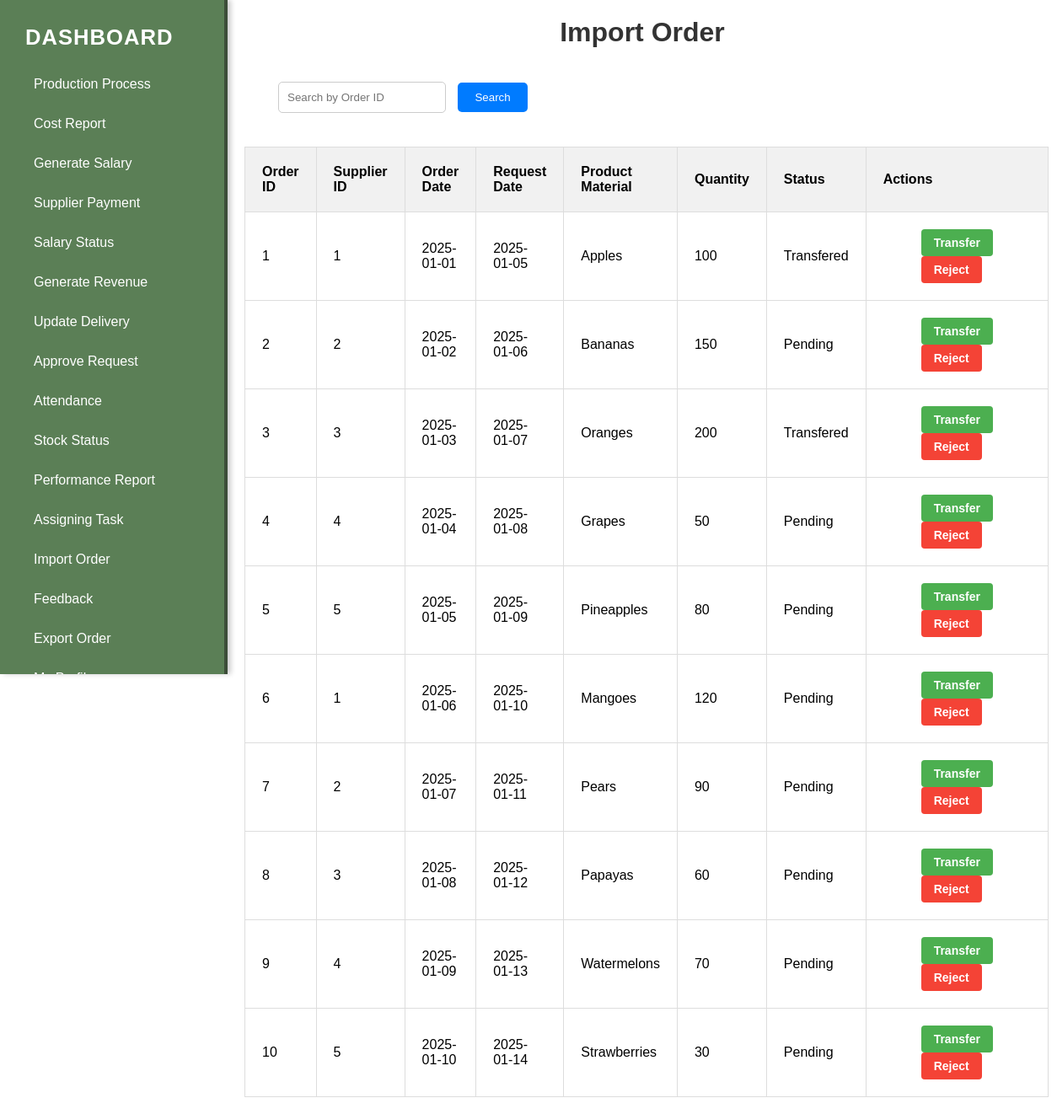
Page /faimportorder.php on the committed database.
### tables this page shows
CREATE TABLE `genorder` (
  `oid` int(11) NOT NULL,
  `suid` varchar(20) NOT NULL,
  `odate` date NOT NULL,
  `rdate` date NOT NULL,
  `pmatirial` varchar(30) NOT NULL,
  `quantity` int(10) NOT NULL,
  `status` varchar(10) NOT NULL
);

### faimportorder.php (the view, shortened to what this page needs)
<!DOCTYPE html>
<html lang="en">
<head>
    <link rel="stylesheet" href="faimportorder.css">
</head>
<body>
    <aside class="sidebar">
        <div class="logo">Dashboard</div>
        <ul class="menu">
        <li><a href="pprocess.php">Production Process</a></li>
            <li><a href="viewcostreport1.html">Cost Report</a></li>
            <li><a href="gensalary.php">Generate Salary</a></li>
            <li><a href="facviewpay.php">Supplier Payment</a></li>
            <li><a href="salarystatus.php">Salary Status</a></li>
            <li><a href="grevenue.php">Generate Revenue</a></li>
            <li><a href="updatedelivery.php">Update Delivery</a></li>
            <li><a href="facmaapprove.php">Approve Request</a></li>
            <li><a href="attendance.php">Attendance</a></li>
            <li><a href="stockstatus.html">Stock Status</a></li>
            <li><a href="performancereport.html">Performance Report</a></li>
            <li><a href="assign-task.html">Assigning Task</a></li>
            <li><a href="faimportorder.php">Import Order</a></li>
            <li><a href="viewfeedback.php">Feedback</a></li>
            <li><a href="facexportorder.html">Export Order</a></li>
            <li><a href="profile.html">My Profile</a></li>
        </ul>
    </aside>
    <main>
        <h1>Import Order</h1>
        <form method="get">
            <input type="text" name="search" placeholder="Search by Order ID">
            <input type="submit" value="Search">
        </form>
        <table>
            <thead>
                <tr>
                    <th>Order ID</th>
                    <th>Supplier ID</th>
                    <th>Order Date</th>
                    <th>Request Date</th>
                    <th>Product Material</th>
                    <th>Quantity</th>
                    <th>Status</th>
                    <th>Actions</th>
                </tr>
            </thead>
            <tbody>
                <?php
                include('conf.php');
                $sql = "SELECT * FROM genorder";
                $result = $conn->query($sql);
                if ($result && $result->num_rows > 0) {
                    while ($row = $result->fetch_assoc()) {
                        echo "<tr>";
                        echo "<td>{$row['oid']}</td>";
                        echo "<td>{$row['suid']}</td>";
                        echo "<td>{$row['odate']}</td>";
                        echo "<td>{$row['rdate']}</td>";
                        echo "<td>{$row['pmatirial']}</td>";
                        echo "<td>{$row['quantity']}</td>";
                        echo "<td>{$row['status']}</td>";
                        echo "<td>";
                        echo "<form method='post' style='display:inline;'>";
                        echo "<button type='submit' name='confirm' class='action-btn btn-confirm'>Transfer</button>";
                        echo "</form>";
                        echo "<form method='post' style='display:inline;'>";
                        echo "<button type='submit' name='reject' class='action-btn btn-reject'>Reject</button>";
                        echo "</form>";
                        echo "</td>";
                        echo "</tr>";
                    }
                } else {
                    echo "<tr><td colspan='8'>No orders found.</td></tr>";
                }
                ?>
            </tbody>
        </table>
    </main>
</body>
</html>

### faimportorder.css (style rules this page uses)
form { padding: 20px; margin: 20px; }
table { width: 100%; border-collapse: collapse; }
table thead { background-color: #f1f1f1; }
table th, table td { padding: 20px; text-align: left; border: 1px solid #ddd; }
div { display: flex; align-items: center; margin: 10px; }
input[type="text"] { padding: 10px; border: 1px solid #ccc; border-radius: 5px; margin-right: 10px; }
input[type="submit"] { padding: 10px 20px; background-color: #007bff; color: white; border: none; border-radius: 5px; cursor: pointer; transition: background-color 0.3s; }
* { margin: 0; padding: 0; box-sizing: border-box; font-family: 'Arial', sans-serif; }
.sidebar { position: fixed; left: 0; top: 0; width: 270px; height: 100vh; background-color: #5b7f56; color: white; overflow-y: auto; padding: 20px; box-shadow: 4px 0 6px rgba(0, 0, 0, 0.2); border-right: 4px solid #3c4d38; transition: all 0.3s ease; }
.sidebar .logo { font-size: 1.6rem; margin-bottom: 20px; font-weight: bold; text-transform: uppercase; color: #fff; letter-spacing: 1px; }
.sidebar ul { list-style: none; }
.sidebar ul li a { color: white; text-decoration: none; display: block; padding: 12px 20px; border-radius: 5px; transition: background-color 0.3s, padding 0.3s; margin: 5px 0; }
main { margin-left: 270px; padding: 20px; }
main h1 { text-align: center; font-size: 2rem; font-family: 'Arial', sans-serif; color: #333; margin-bottom: 20px; }
.action-btn { padding: 8px 15px; border: none; border-radius: 4px; font-size: 14px; font-weight: bold; cursor: pointer; transition: background-color 0.3s ease, transform 0.2s; margin: 0 5px; display: inline-block; }
.btn-confirm { background-color: #4CAF50; color: white; }
.btn-reject { background-color: #F44336; color: white; }

### rows in the picture
genorder: oid "1", suid "1", odate "2025-01-01", rdate "2025-01-05", pmatirial "Apples", quantity "100", status "Transfered"
genorder: oid "2", suid "2", odate "2025-01-02", rdate "2025-01-06", pmatirial "Bananas", quantity "150", status "Pending"
genorder: oid "3", suid "3", odate "2025-01-03", rdate "2025-01-07", pmatirial "Oranges", quantity "200", status "Transfered"
genorder: oid "4", suid "4", odate "2025-01-04", rdate "2025-01-08", pmatirial "Grapes", quantity "50", status "Pending"
genorder: oid "5", suid "5", odate "2025-01-05", rdate "2025-01-09", pmatirial "Pineapples", quantity "80", status "Pending"
genorder: oid "6", suid "1", odate "2025-01-06", rdate "2025-01-10", pmatirial "Mangoes", quantity "120", status "Pending"
genorder: oid "7", suid "2", odate "2025-01-07", rdate "2025-01-11", pmatirial "Pears", quantity "90", status "Pending"
genorder: oid "8", suid "3", odate "2025-01-08", rdate "2025-01-12", pmatirial "Papayas", quantity "60", status "Pending"
genorder: oid "9", suid "4", odate "2025-01-09", rdate "2025-01-13", pmatirial "Watermelons", quantity "70", status "Pending"
genorder: oid "10", suid "5", odate "2025-01-10", rdate "2025-01-14", pmatirial "Strawberries", quantity "30", status "Pending"
